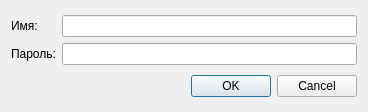
<?xml version="1.0" encoding="UTF-8"?>
<ui version="4.0">
 <class>registerdialog</class>
 <widget class="QDialog" name="registerdialog">
  <property name="geometry">
   <rect>
    <x>0</x>
    <y>0</y>
    <width>368</width>
    <height>112</height>
   </rect>
  </property>
  <property name="windowTitle">
   <string>Dialog</string>
  </property>
  <layout class="QGridLayout" name="gridLayout">
   <item row="0" column="0">
    <layout class="QHBoxLayout" name="horizontalLayout">
     <item>
      <layout class="QVBoxLayout" name="verticalLayout_2">
       <item>
        <widget class="QLabel" name="label">
         <property name="text">
          <string>Имя:</string>
         </property>
        </widget>
       </item>
       <item>
        <widget class="QLabel" name="label_2">
         <property name="text">
          <string>Пароль:</string>
         </property>
        </widget>
       </item>
      </layout>
     </item>
     <item>
      <layout class="QVBoxLayout" name="verticalLayout">
       <item>
        <widget class="QLineEdit" name="nameLine"/>
       </item>
       <item>
        <widget class="QLineEdit" name="passwordLine"/>
       </item>
      </layout>
     </item>
    </layout>
   </item>
   <item row="1" column="0">
    <widget class="QDialogButtonBox" name="buttonBox">
     <property name="orientation">
      <enum>Qt::Horizontal</enum>
     </property>
     <property name="standardButtons">
      <set>QDialogButtonBox::Cancel|QDialogButtonBox::Ok</set>
     </property>
    </widget>
   </item>
  </layout>
 </widget>
 <resources/>
 <connections>
  <connection>
   <sender>buttonBox</sender>
   <signal>accepted()</signal>
   <receiver>registerdialog</receiver>
   <slot>accept()</slot>
   <hints>
    <hint type="sourcelabel">
     <x>248</x>
     <y>254</y>
    </hint>
    <hint type="destinationlabel">
     <x>157</x>
     <y>274</y>
    </hint>
   </hints>
  </connection>
  <connection>
   <sender>buttonBox</sender>
   <signal>rejected()</signal>
   <receiver>registerdialog</receiver>
   <slot>reject()</slot>
   <hints>
    <hint type="sourcelabel">
     <x>316</x>
     <y>260</y>
    </hint>
    <hint type="destinationlabel">
     <x>286</x>
     <y>274</y>
    </hint>
   </hints>
  </connection>
 </connections>
</ui>
